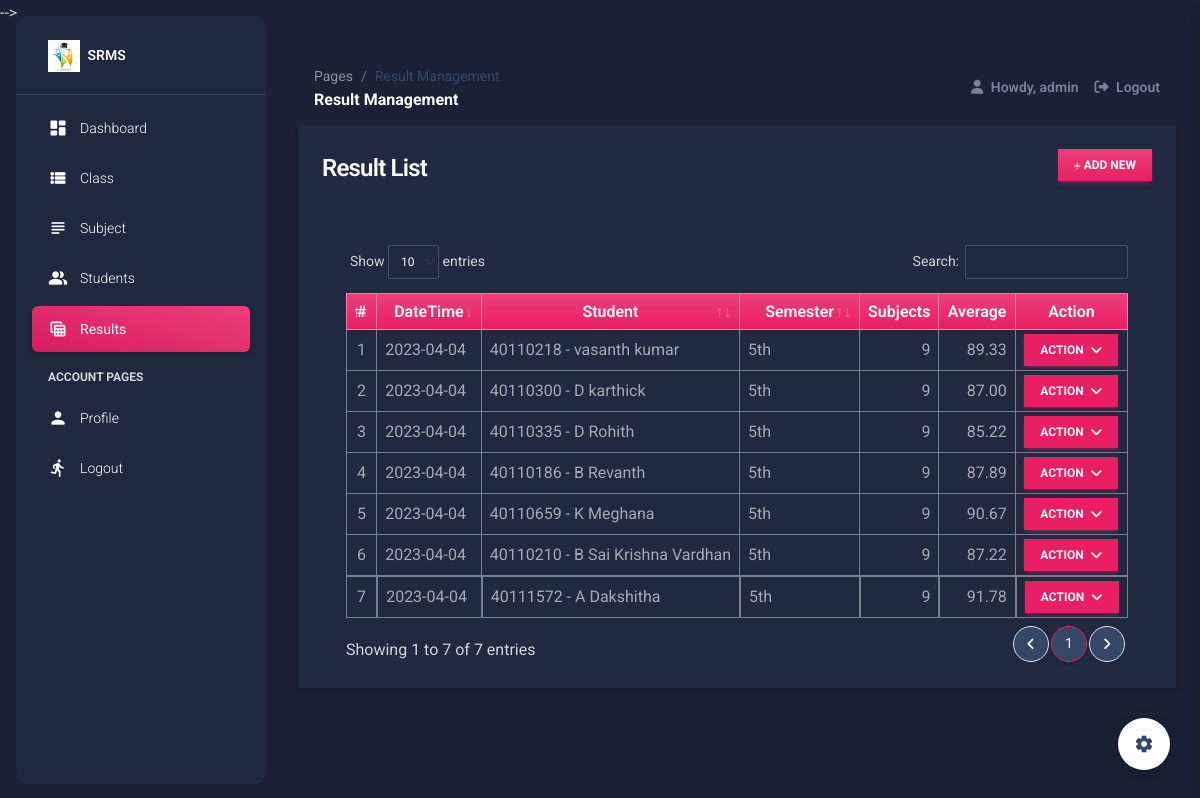
The page /result (signed in) on the database its author committed.
### srmsApp/models.py (models this page shows, shortened)
class Result(models.Model):
    student = models.ForeignKey(Student, on_delete=models.CASCADE)
    semester = models.CharField(max_length=250,blank=True)
    date_created = models.DateTimeField(default=timezone.now)
    date_updated = models.DateTimeField(auto_now=True)
    def countSubjects(self):
        try:
            resultCount = Student_Subject_Result.objects.filter(result = self).count()
        except:
            resultCount = 0
        return resultCount
    def average(self):
        try:
            resultCount = Student_Subject_Result.objects.filter(result = self).count()
            results = Student_Subject_Result.objects.filter(result = self).aggregate(Sum('grade'))['grade__sum']
            if not results is None:
                average = results / resultCount
        except Exception as err:
            print(err)
            average = 0
        return average

class Student(models.Model):
    classI = models.ForeignKey(Class, on_delete= models.CASCADE)
    student_id = models.CharField(max_length=250)
    first_name = models.CharField(max_length=250)
    middle_name = models.CharField(max_length=250, blank= True, null=True)
    last_name = models.CharField(max_length=250)
    gender = models.CharField(max_length=20, choices=(('Male','Male'),('Female','Female')), default = 1)
    status = models.CharField(max_length=2, choices=(('1','Active'),('2','Inactive')), default = 1)
    date_created = models.DateTimeField(default=timezone.now)
    date_updated = models.DateTimeField(auto_now=True)
    def __str__(self):
        return str(self.student_id + " - " + self.first_name + " " + (str(self.middle_name + " " + self.last_name)  if self.middle_name != '' else self.last_name ))

### srmsApp/views.py (the view)
# urls.py: path('result', views.result_mgt,name="result-page"),
@login_required
def result_mgt(request):
    context['page'] = 'result_mgt'
    context['page_title'] = 'Result Management'
    results =models.Result.objects.all()
    context['results'] = results
    return render(request,'result_mgt.html',context)

### srmsApp/forms.py (shortened to what this page needs)
class UpdateProfile(UserChangeForm):
    username = forms.CharField(max_length=250,help_text="The Username field is required.")
    email = forms.EmailField(max_length=250,help_text="The Email field is required.")
    first_name = forms.CharField(max_length=250,help_text="The First Name field is required.")
    last_name = forms.CharField(max_length=250,help_text="The Last Name field is required.")
    current_password = forms.CharField(max_length=250)
    class Meta:
        model = User
        fields = ('email', 'username','first_name', 'last_name')

### srmsApp/templates/result_mgt.html (shortened to what this page needs)
{% extends 'layouts/base.html' %} {% load humanize %} {% block content %}
<div class="container-fluid">
    <div class="col-lg-12 col-md-12 col-sm-12 col-xs-12">
        <div class="card card-default rounded-0 shadow ">
            <div class="card-header">
                <div class="d-flex w-100 align-items-center justify-content-between">
                    <h4 class="card-title fw-bold">Result List</h4>
                    <div class="tools">
                        <button type="button" class="btn btn-primary rounded-0 bg-gradient btn-sm" id='add_new'><i class="fa fa-plus"></i> Add New</button>
                    </div>
                </div>
            </div>
            <div class="card-body">
                <div class="container-fluid">
                    <table class="table table-bordered" id="result-list">
                        <colgroup>
                            <col width="5%">
                            <col width="15%">
                            <col width="25%">
                            <col width="25%">
                            <col width="10%">
                            <col width="10%">
                            <col width="10%">
                        </colgroup>
                        <thead>
                            <tr class="bg-gradient bg-primary bg-opacity-50 text-light">
                                <th class="px-2 py-2 text-center">#</th>
                                <th class="px-2 py-2 text-center">DateTime</th>
                                <th class="px-2 py-2 text-center">Student</th>
                                <th class="px-2 py-2 text-center">Semester</th>
                                <th class="px-2 py-2 text-center">Subjects</th>
                                <th class="px-2 py-2 text-center">Average</th>
                                <th class="px-2 py-2 text-center">Action</th>
                            </tr>
                        </thead>
                        <tbody>
                            {% for result in results %}
                            <tr>
                                <td class="px-2 py-1 align-middle text-center">{{ forloop.counter }}</td>
                                <td class="px-2 py-1 align-middle">{{ result.date_created|date:"Y-m-d" }}</td>
                                <td class="px-2 py-1 align-middle">{{ result.student }}</td>
                                <td class="px-2 py-1 align-middle">{{ result.semester }}</td>
                                <td class="px-2 py-1 align-middle text-end">{{ result.countSubjects|intcomma }}</td>
                                <td class="px-2 py-1 align-middle text-end">{{ result.average|floatformat:2|intcomma }}</td>
                                <td class="px-2 py-1 align-middle text-center">
                                    <div class="dropdown">
                                        <button class="btn btn-primary btn-sm mb-0 rounded-0 dropdown-toggle" type="button" id="actionBtn-{{ result.pk }}" data-bs-toggle="dropdown" aria-expanded="false">
                                        Action
                                        </button>
                                    </div>
                                </td>
                            </tr>
                            {% endfor %}
                        </tbody>
                    </table>
                </div>
            </div>
        </div>
    </div>
</div>
{% endblock content %}

### srmsApp/templates/includes/navigation.html (shortened to what this page needs)
    <nav class="navbar navbar-main navbar-expand-lg px-0 mx-4 shadow-none border-radius-xl position-sticky mt-4 top-1 z-index-sticky" id="navbarBlur" navbar-scroll="true">
      <div class="container-fluid py-1 px-3">
        <nav aria-label="breadcrumb">
          <ol class="breadcrumb bg-transparent mb-0 pb-0 pt-1 px-0 me-sm-6 me-5">
            <li class="breadcrumb-item text-sm"><a class="opacity-5 text-dark" href="javascript:;">Pages</a></li>
            <li class="breadcrumb-item text-sm text-dark active" aria-current="page">{{ page_title }}</li>
          </ol>
          <h6 class="font-weight-bolder mb-0">{{ page_title }}</h6>
        </nav>
        <div class="collapse navbar-collapse mt-sm-0 mt-2 me-md-0 me-sm-4" id="navbar">
          <ul class="navbar-nav  justify-content-end">
            <li class="nav-item d-flex align-items-center">
              <a href="" class="nav-link text-body font-weight-bold px-3">
                <i class="fa fa-user me-sm-1"></i>
                  Howdy, {{ user.username }}
              </a>
            </li>
            <li class="nav-item d-flex align-items-center">
              <a href="{% url 'logout' %}" class="nav-link text-body font-weight-bold px-0">
                <i class="fa fa-sign-out me-sm-1"></i>
                <span class="d-sm-inline d-none">Logout</span>
              </a>
            </li>
          </ul>
        </div>
      </div>
    </nav>

### static/default/css/style.css (style rules this page uses)
html, body { height: 100%; width: 100%; max-height: 100%; overflow: auto; display: flex; flex-direction: column; }
.dark-version .table tbody tr:last-child td { border-width: 1px !important; }

### rows shown on the page
Result: date_created "2023-04-04", student "40110218 - vasanth kumar", semester "5th", countSubjects "9", average "89.33"
Result: date_created "2023-04-04", student "40110300 - D karthick", semester "5th", countSubjects "9", average "87.00"
Result: date_created "2023-04-04", student "40110335 - D Rohith", semester "5th", countSubjects "9", average "85.22"
Result: date_created "2023-04-04", student "40110186 - B Revanth", semester "5th", countSubjects "9", average "87.89"
Result: date_created "2023-04-04", student "40110659 - K Meghana", semester "5th", countSubjects "9", average "90.67"
Result: date_created "2023-04-04", student "40110210 - B Sai Krishna Vardhan", semester "5th", countSubjects "9", average "87.22"
Result: date_created "2023-04-04", student "40111572 - A Dakshitha", semester "5th", countSubjects "9", average "91.78"

### other values the page prints
{{ short_name }} "SRMS"
{{ page_title }} "Result Management"
{{ user.username }} "admin"
